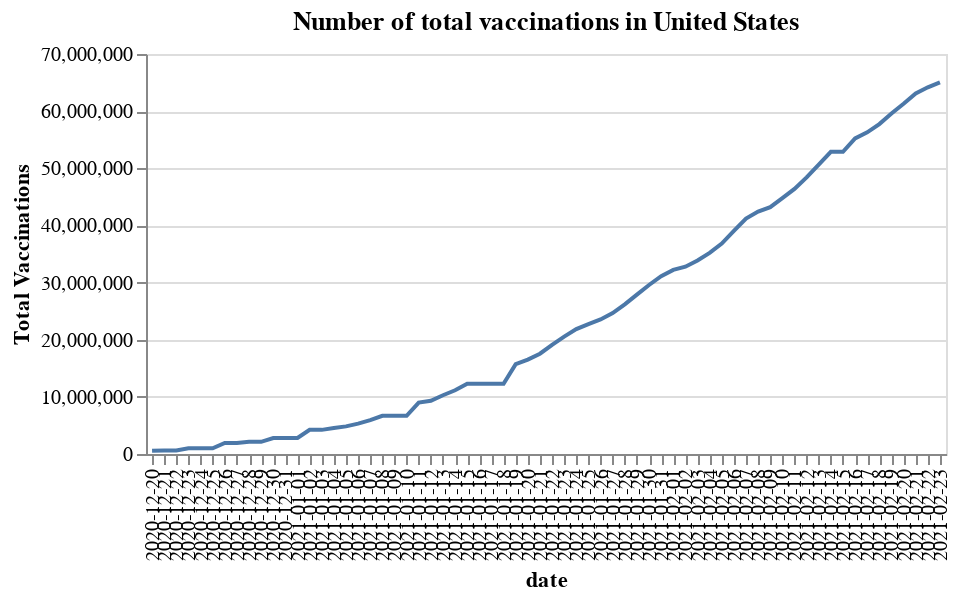

Notebook code cell kept with this figure:
### Markdown cell above
**Since certain countrys may have a small total vaccinations number, selecting may not have a clear representation. Or user only care about the data in one country. User can specific the country name to plot the information for that country.**

### Code cell
plot.plot1_line_graph(vaccination,country = "United States",height = 200, width = 400,)
